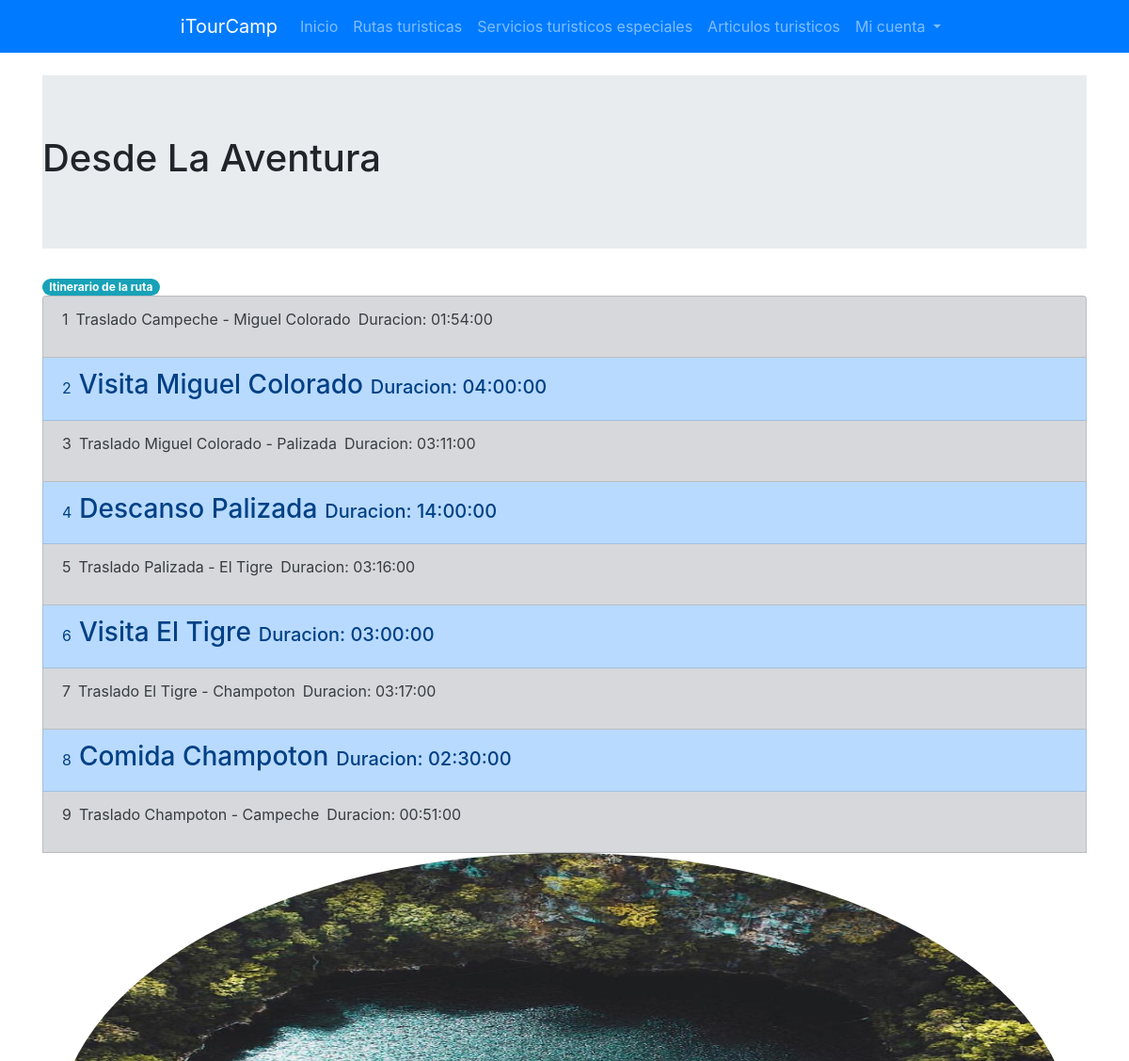
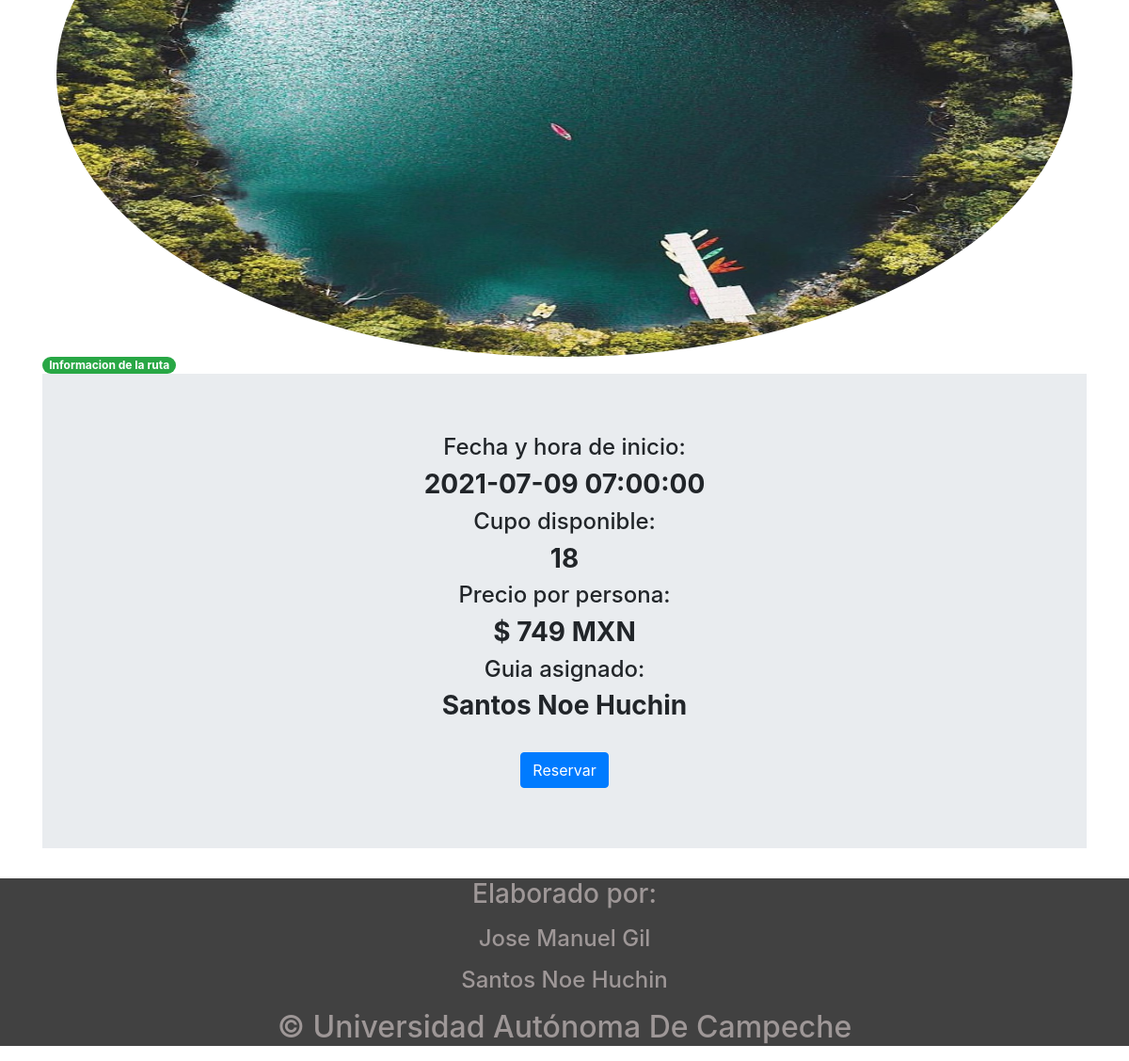
/AgenciaTuristica/detallesRT.php?idruta=1, run on the app's committed database (2 pictures, top to bottom).
### tables this page shows
CREATE TABLE `Ruta` (
  `IDRuta` int(11) NOT NULL,
  `Nombre` varchar(40) NOT NULL,
  `FechaRealizacion` datetime NOT NULL,
  `Cupo` int(3) NOT NULL,
  `PrecioPersona` float NOT NULL,
  `Guia` varchar(50) NOT NULL
);

CREATE TABLE `ParteRuta` (
  `IDParteRuta` int(11) NOT NULL,
  `IDRuta` int(11) NOT NULL,
  `Tipo` int(1) NOT NULL,
  `Duracion` time NOT NULL,
  `Denominativo` varchar(100) NOT NULL,
  `Secuencia` int(3) NOT NULL
);

### AgenciaTuristica/detallesRT.php (the view, shortened to what this page needs)
<?php
include 'iniciarConexionBD.php';
$idruta = $_GET['idruta'];
try {
    $query = 'SELECT * FROM Ruta WHERE IDRuta = :idr';
    $queryOutput = $mbd->prepare($query);
    $queryOutput->bindParam(':idr',$idruta, PDO::PARAM_INT);
    $queryOutput->execute();
    $result = $queryOutput->fetch(PDO::FETCH_ASSOC);
    $query2 = 'SELECT Secuencia,Tipo,Denominativo,Duracion FROM ParteRuta WHERE IDRuta = :idr ORDER BY Secuencia';
    $queryOutput = $mbd->prepare($query2);
    $queryOutput->bindParam(':idr',$idruta, PDO::PARAM_INT);
    $queryOutput->execute();
    $numeroPartes = $queryOutput->rowCount();
    $result2 = $queryOutput->fetchAll(PDO::FETCH_ASSOC);
} catch (PDOException $e) {
    print "¡Error!: " . $e->getMessage() . "<br/>";
    die();
}
?>
<html lang="en">
    <head>
        <link rel="stylesheet" href="https://maxcdn.bootstrapcdn.com/bootstrap/4.5.0/css/bootstrap.min.css">
        <link rel="stylesheet" href="css/estilo.css">
    </head>
    <body style="margin-top:5em">
        <header>
            <nav class="navbar navbar-expand-sm bg-primary navbar-dark justify-content-center fixed-top">
                <a class="navbar-brand" href="#">iTourCamp</a>
                <ul class="navbar-nav">
                    <li class="nav-item">
                      <a class="nav-link" href="inicioCuentaUsuario.php">Inicio</a>
                    </li>
                    <li class="nav-item">
                      <a class="nav-link" href="rutasTur.php">Rutas turisticas</a>
                    </li>
                    <li class="nav-item">
                      <a class="nav-link" href="servEsp.php">Servicios turisticos especiales</a>
                    </li>
                    <li class="nav-item">
                      <a class="nav-link" href="artiTur.php">Articulos turisticos</a>
                    </li>
                    <li class="nav-item dropdown">
                      <a class="nav-link dropdown-toggle" href="#" id="navbardrop" data-toggle="dropdown">
                        Mi cuenta
                      </a>
                    </li>
                </ul>
            </nav>
        </header>
        <main class="container">
            <div class="jumbotron jumbotron-fluid">
                <h1><?php echo $result['Nombre'];?></h1>
            </div>
            <span class="badge badge-pill badge-info">Itinerario de la ruta</span>
            <ul class="list-group">
                <?php
                for ($i = 0; $i < $numeroPartes; $i++) {
                    if ($result2[$i]['Tipo'] == '1') {
                        echo '<li class="list-group-item list-group-item-secondary">';
                            echo '<ul class="list-inline">';
                                echo '<li class="list-inline-item">'.$result2[$i]['Secuencia'].'</li>';
                                echo '<li class="list-inline-item"><p>'.$result2[$i]['Denominativo'].'</p></li>';
                                echo '<li class="list-inline-item"><p>Duracion: '.$result2[$i]['Duracion'].'</p></li>';
                            echo '</ul>';
                        echo '</li>';
                    } else {
                        echo '<li class="list-group-item list-group-item-primary">';
                            echo '<ul class="list-inline">';
                                echo '<li class="list-inline-item">'.$result2[$i]['Secuencia'].'</li>';
                                echo '<li class="list-inline-item"><h3>'.$result2[$i]['Denominativo'].'</h3></li>';
                                echo '<li class="list-inline-item"><h5>Duracion: '.$result2[$i]['Duracion'].'</h5></li>';
                            echo '</ul>';
                        echo '</li>';
                    }
                }
                 echo '<img src="img/'.$idruta.'.jpg" class="container rounded-circle mx-auto d-block" width="600em" height="600em"> ';
                ?>
            </ul>
            <span class="badge badge-pill badge-success">Informacion de la ruta</span>
            <div class="jumbotron jumbotron-fluid">
                <h4 class="container text-center">Fecha y hora de inicio:</h4>
                <h3 class="container text-center font-weight-bold"><?php echo $result['FechaRealizacion'];?></h3>
                <h4 class="container text-center">Cupo disponible:</h4>
                <h3 class="container text-center font-weight-bold"><?php echo $result['Cupo'];?></h3>
                <h4 class="container text-center">Precio por persona:</h4>
                <h3 class="container text-center font-weight-bold">$ <?php echo $result['PrecioPersona'];?> MXN</h3>
                <h4 class="container text-center">Guia asignado:</h4>
                <h3 class="container text-center font-weight-bold"><?php echo $result['Guia'];?></h3>
                <br>
                <button type="button" class="btn btn-primary mx-auto d-block" data-toggle="modal" data-target="#myModal">
                  Reservar
                </button>
                </div>
        </main>
        <footer class="container-fluid">
            <p><p/>
            <h3 class="container-fluid text-center">Elaborado por:</h3>
            <p><p/>
            <h4 class="container-fluid text-center">Jose Manuel Gil</h4>
            <p><p/>
            <h4 class="container-fluid text-center">Santos Noe Huchin</h4>
            <p><p/>
            <h2 class="container-fluid text-center">&copy; Universidad Autónoma De Campeche</h2>
        </footer>
    </body>
</html>

### AgenciaTuristica/css/estilo.css (style rules this page uses)
footer { background-color:#414141; color:#9e9797; }
body { position: relative; }

### data on the page
ruta: Nombre "Desde La Aventura", FechaRealizacion "2021-07-09 07:00:00", Cupo "18", PrecioPersona "749", Guia "Santos Noe Huchin"
parteruta: Secuencia "1", Denominativo "Traslado Campeche - Miguel Colorado", Duracion "01:54:00"
parteruta: Secuencia "2", Denominativo "Visita Miguel Colorado", Duracion "04:00:00"
parteruta: Secuencia "3", Denominativo "Traslado Miguel Colorado - Palizada", Duracion "03:11:00"
parteruta: Secuencia "4", Denominativo "Descanso Palizada", Duracion "14:00:00"
parteruta: Secuencia "5", Denominativo "Traslado Palizada - El Tigre", Duracion "03:16:00"
parteruta: Secuencia "6", Denominativo "Visita El Tigre", Duracion "03:00:00"
parteruta: Secuencia "7", Denominativo "Traslado El Tigre - Champoton", Duracion "03:17:00"
parteruta: Secuencia "8", Denominativo "Comida Champoton", Duracion "02:30:00"
parteruta: Secuencia "9", Denominativo "Traslado Champoton - Campeche", Duracion "00:51:00"
